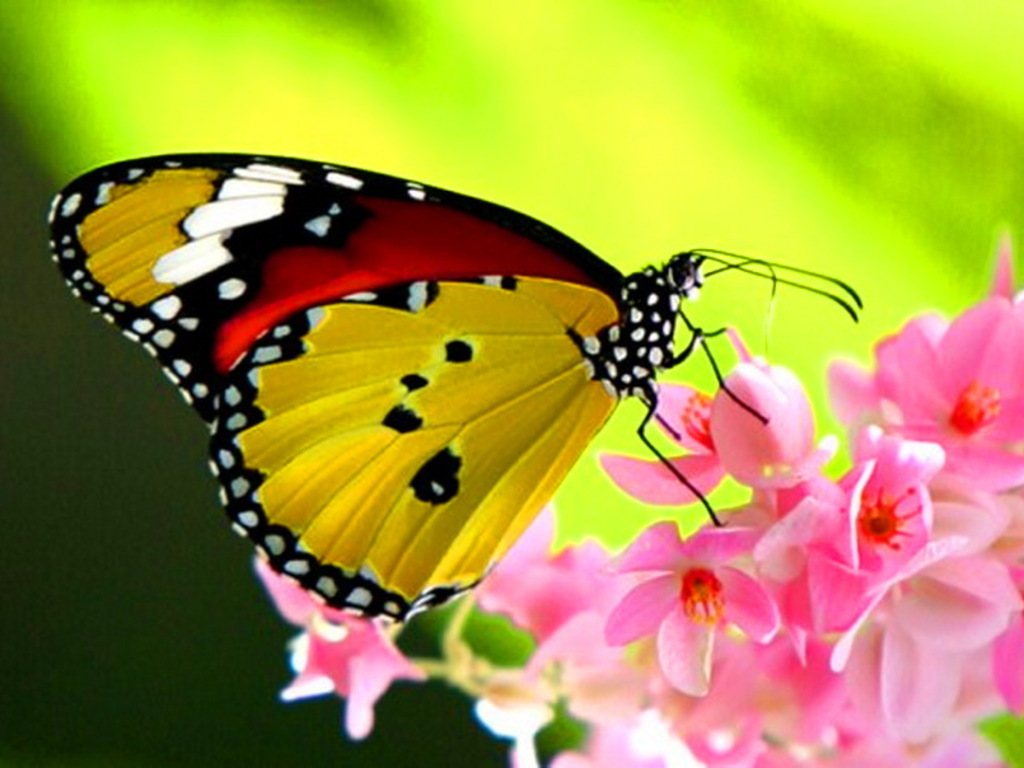
%> input picture data/butterfly.jpg, 1024 x 768 px
$ octave blur.m   (GNU Octave 9; MATLAB toolbox functions it lacks are replaced by stand-ins)
%> lines starting %> are read from the running program, lines starting %| are printed output that depends on the picture
### tests/isoctave.m
%% functions
function retval = isoctave
  persistent cacheval;  % speeds up repeated calls

  if isempty (cacheval)
    cacheval = (exist ('OCTAVE_VERSION', 'builtin') > 0);
  end

  retval = cacheval;
end

### tests/blur.m
if isoctave()
    pkg load image;
else
    import image;
end

close all;

[path, name, ext] = fileparts(mfilename('fullpath'));
path = fullfile(path, '/../data/');

str = sprintf('FULLPATH to data: [%s]', path);
disp(str);

% load image
img=imread(fullfile(path, 'butterfly.jpg'));
%> img is the input picture: size 768x1024x3 uint8; mean R, G, B 164.1, 150.1, 63.7

% gen noise
noise_sigma = 40;
noise = uint8(randn(size(img)) .* noise_sigma);
img_noiseadded = img + noise;
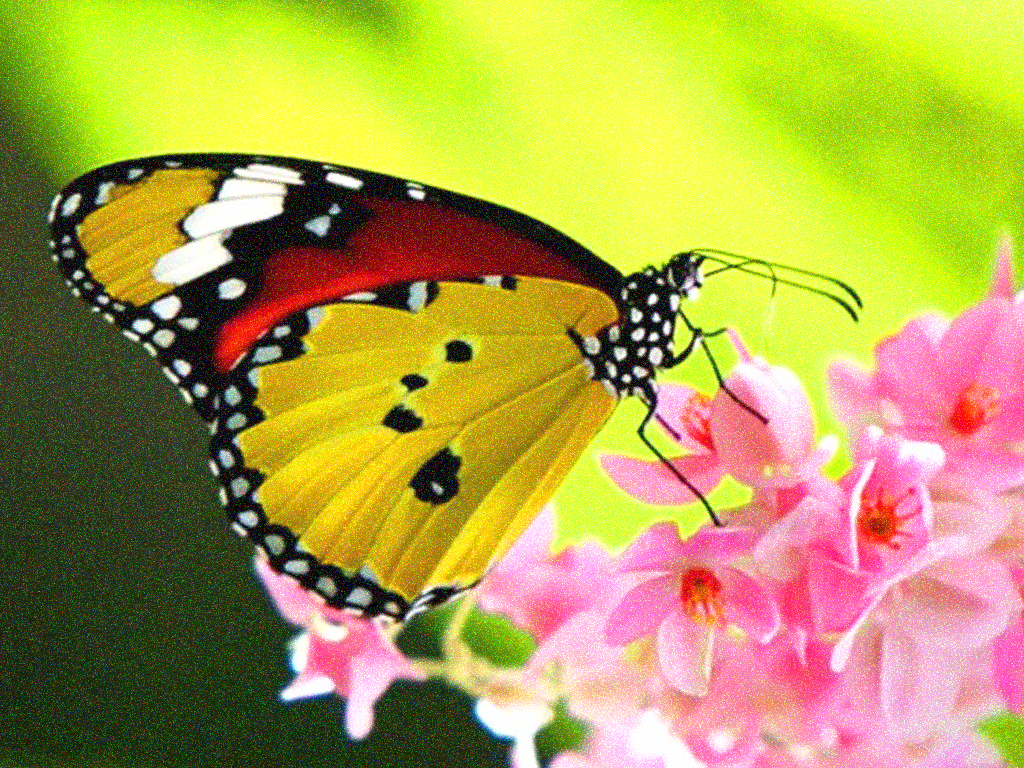
%> img_noiseadded: size 768x1024x3 uint8; mean R, G, B 175.6, 161.6, 79.1
figure;
imshow(img_noiseadded);

% create blur filter
filter_size = 31;
filter_sigma = 5;
blur_kernel = fspecial('gaussian', filter_size, filter_sigma);

figure;

img_noiseblurred = imfilter(img_noiseadded, blur_kernel, 0);
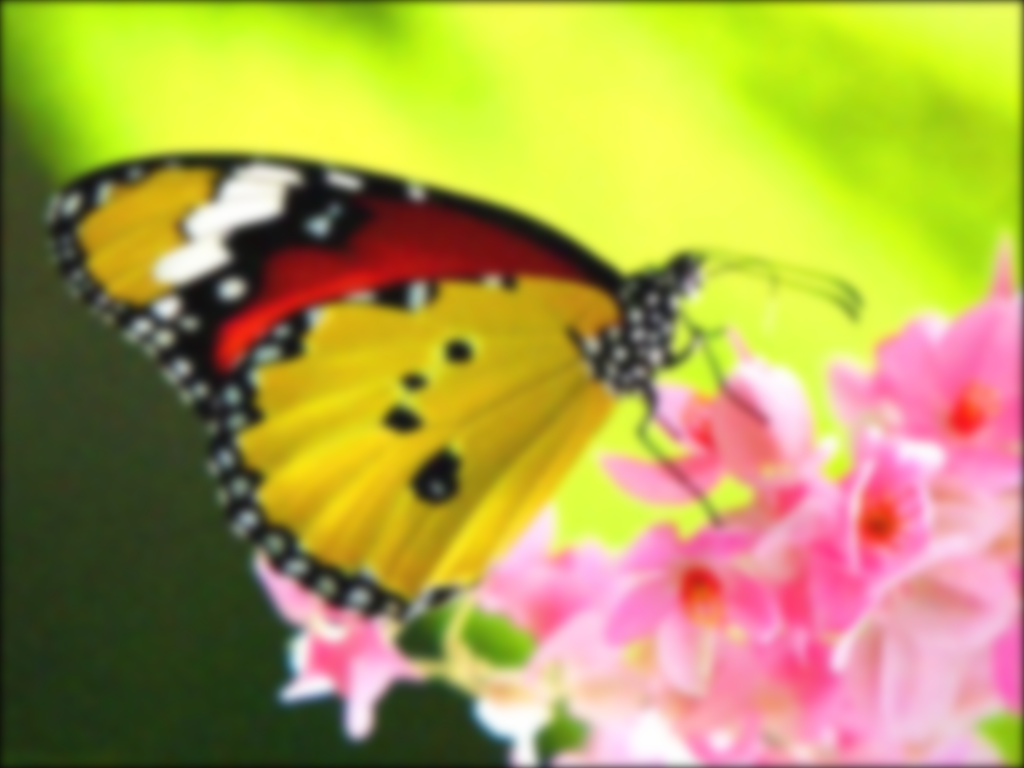
%> img_noiseblurred: size 768x1024x3 uint8; mean R, G, B 174.2, 160.2, 78.4
imshow(img_noiseblurred);
title('circular edges');
pause(2);

img_noiseblurred = imfilter(img_noiseadded, blur_kernel, 'circular');
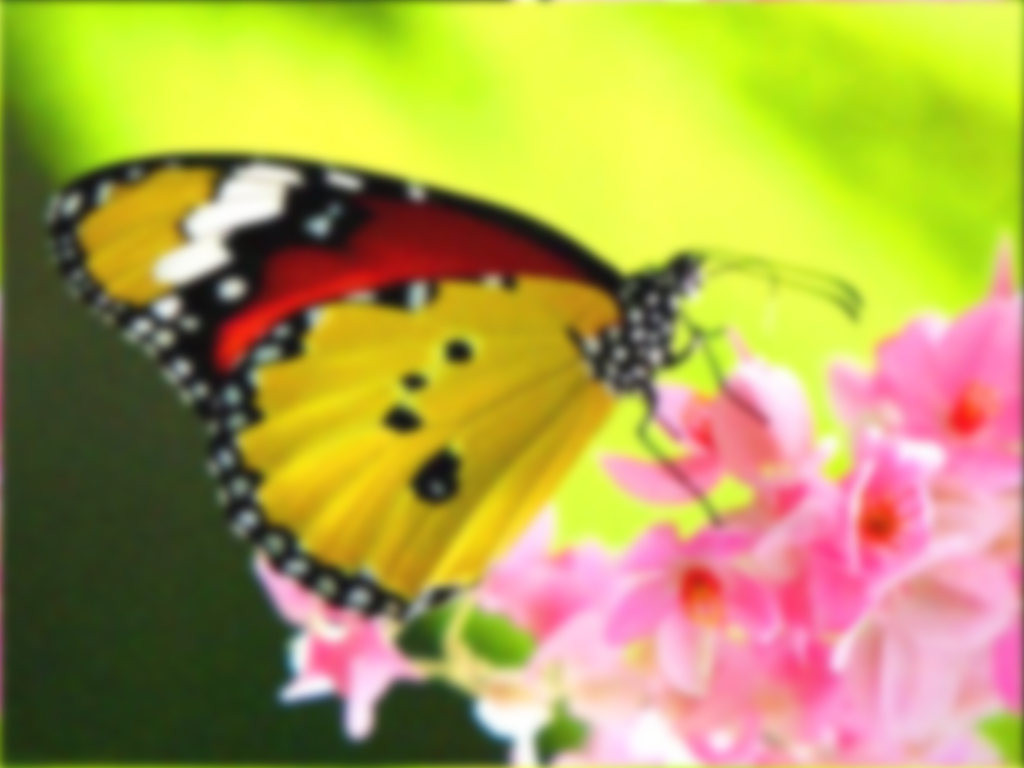
%> img_noiseblurred: size 768x1024x3 uint8; mean R, G, B 175.6, 161.6, 79.1; mean of the top-left, top-right, bottom-left and bottom-right quarters 120.5, 162.9, 83, 188.7
imshow(img_noiseblurred);
title('circular edges');
pause(2);

img_noiseblurred = imfilter(img_noiseadded, blur_kernel, 'replicate');
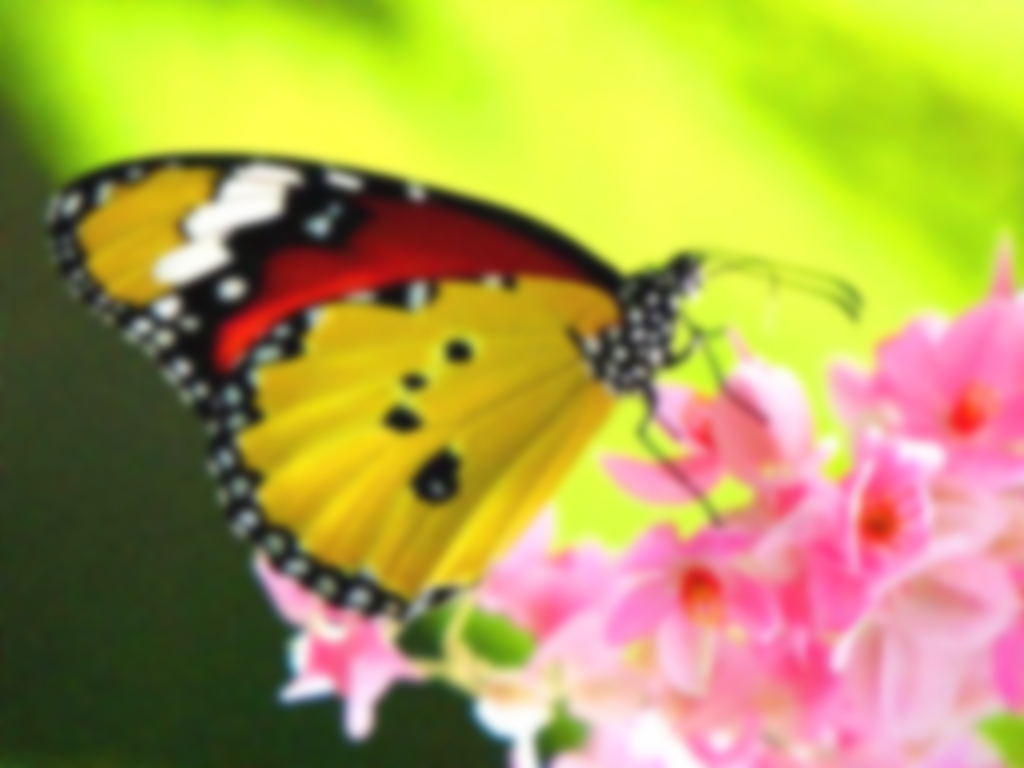
%> img_noiseblurred: size 768x1024x3 uint8; mean R, G, B 175.6, 161.6, 79.1; mean of the top-left, top-right, bottom-left and bottom-right quarters 120.6, 163.1, 81.9, 189.4
imshow(img_noiseblurred);
title('replicate edges');
pause(2);

img_noiseblurred = imfilter(img_noiseadded, blur_kernel, 'symmetric');
imshow(img_noiseblurred);
title('symmetric edges');
pause(2);
